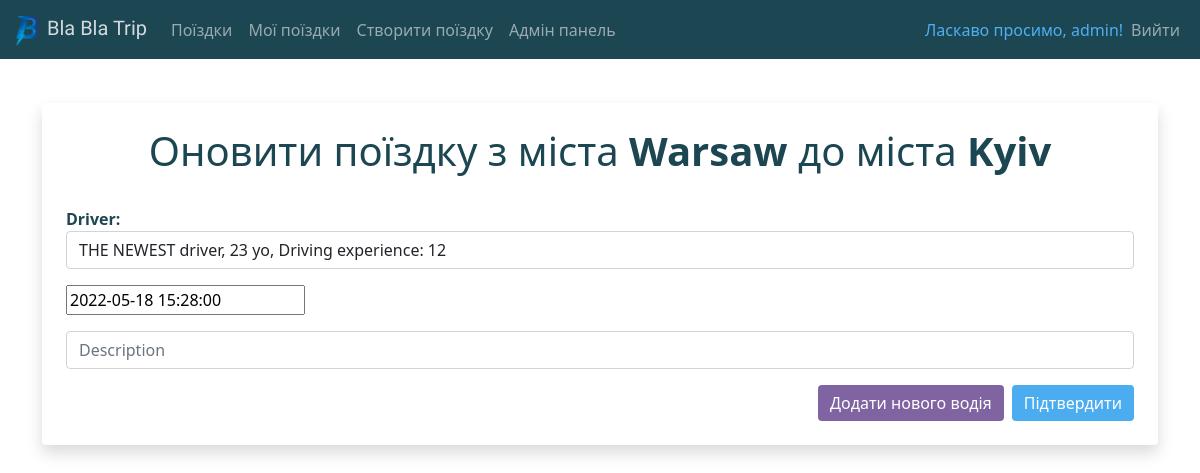
Page /update_trip/3 (signed in) on the committed database.
### trips/models.py (models this page shows, shortened)
class Trip(models.Model):
    num_of_places = models.PositiveIntegerField()
    start_date_and_time = models.DateTimeField()
    places_left = models.IntegerField(blank=True, null=True)
    description = models.TextField(blank=True)
    passengers = models.ManyToManyField(Passenger, blank=True)
    start_country = models.ForeignKey(
        Country, on_delete=models.CASCADE, related_name='Start_country')
    end_country = models.ForeignKey(
        Country, on_delete=models.CASCADE, related_name='End_country')
    start_city = models.ForeignKey(
        City, on_delete=models.CASCADE, related_name='Start_city')
    end_city = models.ForeignKey(
        City, on_delete=models.CASCADE, related_name='End_city')
    driver = models.ForeignKey(Driver, on_delete=models.CASCADE)

class City(models.Model):
    city_name = models.CharField(max_length=255)
    country = models.ForeignKey(Country, on_delete=models.CASCADE)
    def __str__(self):
        return f'{self.city_name}'
    class Meta:
        verbose_name = 'City'
        verbose_name_plural = 'Cities'

### trips/views.py (the view)
# urls.py: path('update_trip/<trip_id>', views.update_trip, name='update-trip'),
def update_trip(request, trip_id):
    if request.user.is_authenticated:
        trip = Trip.objects.get(pk=trip_id)
        if trip.driver.user == request.user:
            if request.method == 'POST':
                form = UpdateTripForm(
                    request.user, request.POST, instance=trip)
                if form.is_valid():
                    form.save()
                    return redirect('trip-details', trip_id)
            else:
                form = UpdateTripForm(request.user, instance=trip)
            return render(request, 'trips/update_trip.html', {'trip': trip, 'form': form})
        else:
            messages.success(
                request, ('Ця поїздка не належить Вам!'))
            return redirect('my-trips')
    else:
        messages.success(
            request, ('Потрібно увійти, щоб оновити дані про поїздку'))
        return redirect('login')

### trips/forms.py (shortened to what this page needs)
class UpdateTripForm(ModelForm):
    class Meta:
        model = Trip
        fields = ('driver', 'start_date_and_time',
                  'description', )
        labels = {
            'start_date_and_time': '',
            'description': '',
            'driver': 'Driver'
        }
        widgets = {
            'start_date_and_time': DateTimePickerInput(attrs={'placeholder': 'Department Time'}),
            'description': forms.TextInput(attrs={'class': 'form-control', 'placeholder': 'Description'}),
        }
    def __init__(self, user, *args, **kwargs):
        super(UpdateTripForm, self).__init__(*args, **kwargs)
        self.fields['driver'].widget.attrs['class'] = 'form-control'
        self.fields['driver'].queryset = Driver.objects.filter(
            user=user)

### users/models.py (called while the page is built)
    def __str__(self):
        return f'{self.first_name} {self.last_name}, {self.age} yo, Driving experience: {self.experience_in_driving}'

### trips/templates/trips/update_trip.html (shortened to what this page needs)
{% extends 'trips/base.html' %}
{% load bootstrap4 %}
{% block content %}
<div class="container">
    <div class="shadow p-4 mb-5 bg-body rounded">
    <center>
        <h1>Оновити поїздку з міста <b>{{trip.start_city}}</b> до міста <b>{{trip.end_city}}<b></h1>
    </center>
    <br>
    <form action="" method="POST">
        {{ form.as_p }}
        <div class="d-grid gap-2 d-md-flex justify-content-md-end">
        <a class="btn btn-secondary" href="{% url 'add-driver' trip.id%}">Додати нового водія</a>
        <input type="submit", value="Підтвердити", class="btn btn-primary">
        </div>
    </form>
    </div>
</div>
{% endblock %}

### trips/templates/trips/navbar.html (shortened to what this page needs)
{% load static %}
<nav class="navbar navbar-expand-lg navbar-dark" style="background-color: #1c4651;">
    <div class="container-fluid">
        <a class="navbar-brand" href="{% url 'home' %}" style="color:rgba(255, 255, 255, 0.8); font-family: 'Catamaran', sans-serif;">
            <img src="{% static 'logoResized.png' %}" width="30" height="30" class="d-inline-block align-text-top">
            Bla Bla Trip
        </a>
        <div class="collapse navbar-collapse" id="navbarSupportedContent">
            <ul class="nav navbar-nav ml-auto mb-2 mb-lg-0">
                <li class="nav-item">
                    <a class="nav-link" href="{% url 'list-trips' %}">Поїздки</a>
                </li>
                {% if user.is_authenticated %}
                <li class="nav-item">
                    <a class="nav-link" href="{% url 'my-trips' %}">Мої поїздки</a>
                </li>
                <li class="nav-item">
                    <a class="nav-link" href="{% url 'add-trip' %}">Створити поїздку</a>
                </li>
                {% endif %}
                {% if user.is_staff %}
                <li class="nav-item">
                    <a class="nav-link" href="{% url 'admin:index' %}">Адмін панель</a>
                </li>
                {% endif %}
        </div>
        <div class="collapse navbar-collapse justify-content-end" id="navbarSupportedContent">
            <ul class="nav navbar-nav ml-auto">
                {% if user.is_authenticated %}
                <span class="navbar-text" style="color: #4db0f3">Ласкаво просимо, {{user.username}}!</span>
                <li class="nav-item">
                    <a class="nav-link" href="{% url 'logout' %}">Вийти</a>
                </li>
                {% endif %}
            </ul>
        </div>
    </div>
</nav>

### static/style.css (style rules this page uses)
.btn-primary, .btn-primary:hover, .btn-primary:active, .btn-primary:visited { background-color: #4badef !important; border: 1px #4badef !important; }
body { margin: 0; background: #f9f9f9; font-family: 'Ubuntu', sans-serif; font-style: normal; color: #1c4651 !important; }
.btn-secondary, .btn-secondary:hover, .btn-secondary:active, .btn-secondary:visited { background-color: #8064A2 !important; border: 1px #8064A2 !important; }
.container { margin: 20px 0; }

### rows in the picture
Trip: start_city "Warsaw", end_city "Kyiv", driver "THE NEWEST driver, 23 yo, Driving experience: 12", start_date_and_time "2022-05-18 15:28:00"

### other values in the picture
{{ user.username }} "admin"
